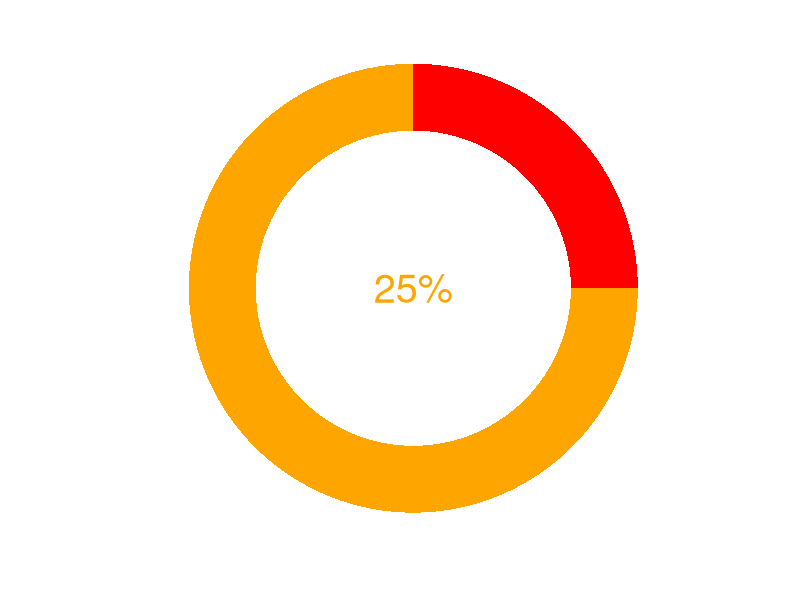
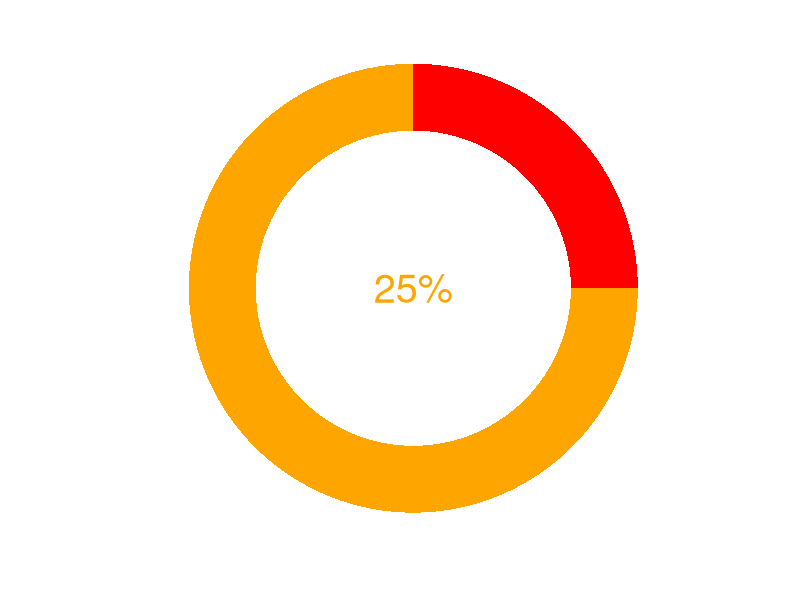
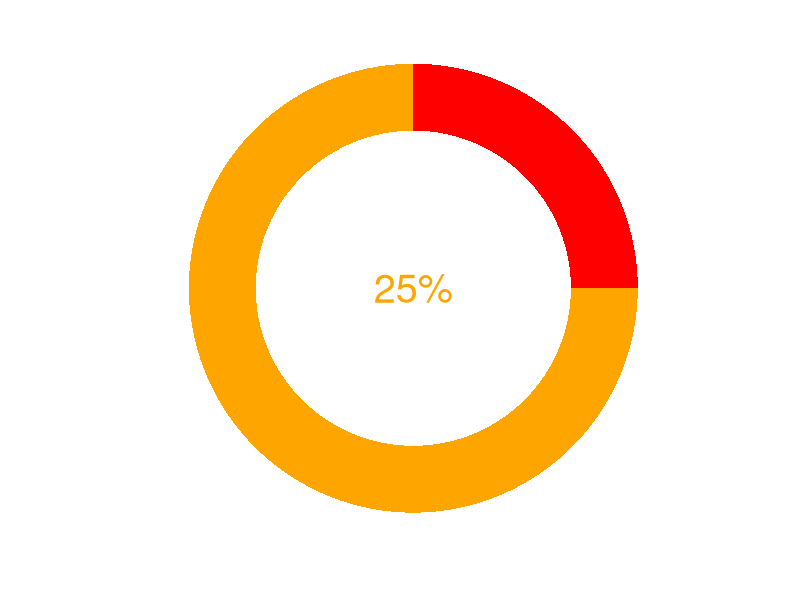
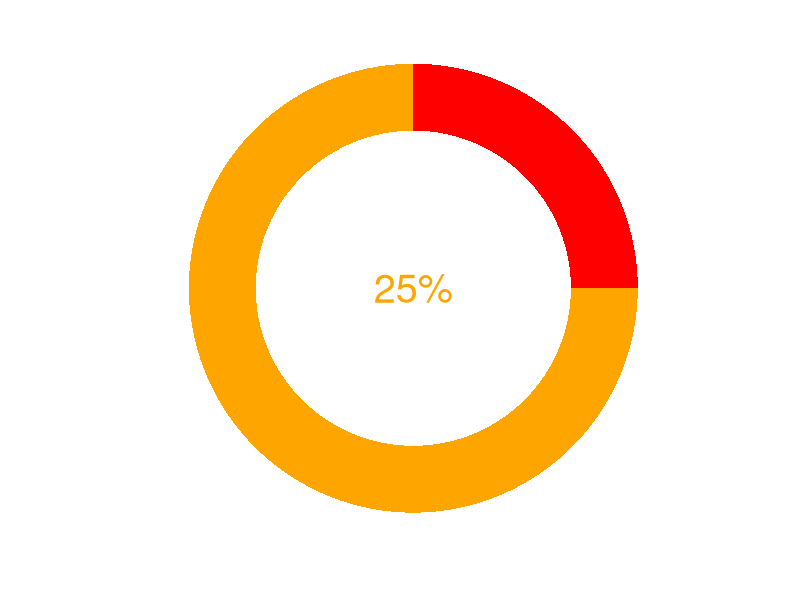
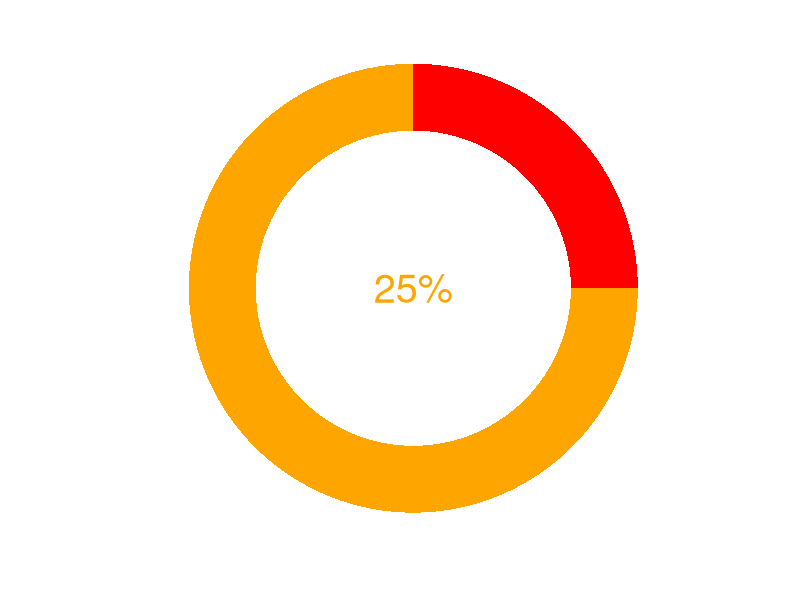
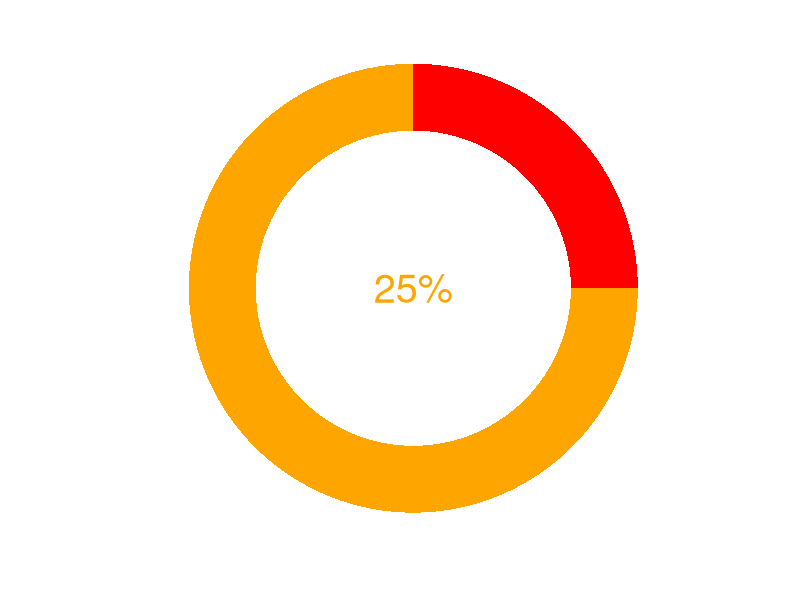

The R source for these figures, in order:
## ---- chunk 1
#This area creates the plots and sets up other objects to be inserted into the RMarkdown code later on.

#---#
#The overall layout and objects sizes are determined by these variables.
image_width <- 200
fontSize <- 24
bar_plot_width <- 400
donut_plot_width <- 300
donut_plot_height <- 300
text_description_width <- 90
column_1_pixels_from_left <- 0
column_2_pixels_from_left <- 300
column_3_pixels_from_left <- 400
column_4_pixels_from_left <- 700

row_1_pixels_from_top <- 200
row_2_pixels_from_top <- 500
row_3_pixels_from_top <- 800

sample_number_for_text <- '1,350'
#---#


#----------#This section creates the plots that will later be referenced in the Markdown/HTML code.
df <- data.frame(
  group = c("Yes", "No"),
  value = c(25, 75)
)

suppressWarnings(  library(ggplot2)   ) #Load library ggplot and suppress any warnings that pop up.
#I had difficulty suppressing them purely with setting warnings = False
#at the start of the RMarkdown chunk.


# Sample Barplot
bp <- ggplot(df, aes(x="", y=value, fill=group)) +
  geom_bar(width = .35, stat = "identity", fill = c('red','orange'))

bp <- bp + labs(x="", y="")  #This removes the 'x' and 'value' labels for the x and y axes respectively.

pie <- bp + #geom_text(aes(label = '14%'), vjust = "inward", hjust = "inward") +
  coord_polar("y", start=0*pi/(180)) +  #This changes the barplot into a donut plot.
  annotate("text", x = 0, y = 0, label = "25%", size = 10, col = 'orange')


pie <- pie + theme(panel.background = ggplot2::element_blank(),
                   axis.text.x = ggplot2::element_blank(),  #This will get rid of the x-axis labels.
                   axis.ticks=element_blank()
                   )  #This will get rid of the single x-axis tick.
#----------#



## ---- chunk 2
    pie 
## ---- chunk 3
    pie
## ---- chunk 4
    pie
## ---- chunk 5
    pie
## ---- chunk 6
    pie 
## ---- chunk 7
    pie
